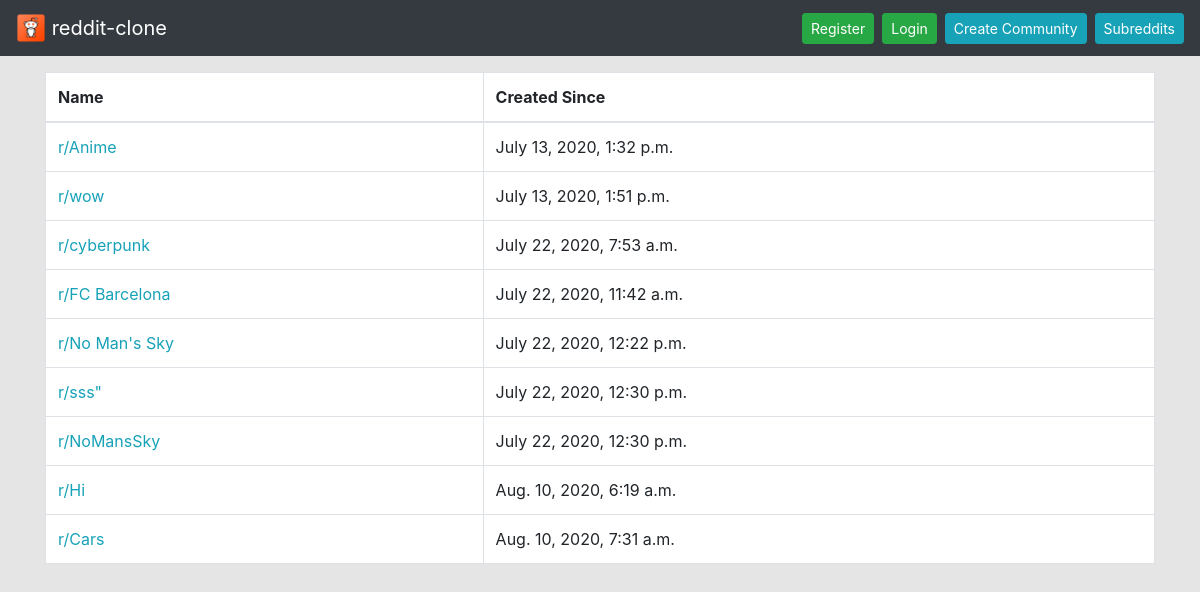
/r/, run on the app's committed database.
### subreddits/models.py (models this page shows)
class Subreddit(models.Model):
    name = models.CharField(max_length=30, unique=True)
    url_name = models.CharField(max_length=30, default=None)
    date_created = models.DateTimeField(default=timezone.now)

### subreddits/views.py (the view)
# urls.py: path('', views.index, name='index'),
def index(request):
    subs = Subreddit.objects.all()
    return render(request, 'subreddits/index.html', context={'subs': subs})

### subreddits/templates/subreddits/index.html
{% extends 'base.html' %}
{% block content %}
 <table class="table table-bordered table-hover bg-white mt-3">
    <thead>
      <tr>
        <th>Name</th>
        <th>Created Since</th>
      </tr>
    </thead>
    <tbody>
      {% for subr in subs %}
        <tr>
          <td>
            <a href="{% url 'subreddits:subr_view' subr.url_name %}" class="text-info">r/{{ subr.name }}</a>
          </td>
          <td>{{ subr.date_created }}</td>
        </tr>
      {% endfor %}
    </tbody>
  </table>
{% endblock %}

### templates/base.html (shortened to what this page needs)
<!doctype html>
<html lang="en">
  <head>
    <link rel="stylesheet" href="https://stackpath.bootstrapcdn.com/bootstrap/4.5.0/css/bootstrap.min.css">
    {% load static %}
    <link rel="stylesheet" href="{% static 'reddit-clone/css/base.css' %}">
  </head>
  <body>
    <nav class="navbar navbar-dark bg-dark">
      <a class="navbar-brand" href="{% url 'homepage' %}">
        <img src="{% static 'reddit-clone/icon/Reddit.ico' %}" width="30" height="30" class="d-inline-block align-top" alt="" loading="lazy">
        reddit-clone
      </a>
      <form class="form-inline">
        {% if not request.user.is_authenticated %}
          <button type="button" class="btn btn-sm btn-success ml-2" onclick="location.href='{% url 'register_view' %}'">Register</button>
          <button type="button" class="btn btn-sm btn-success ml-2" onclick="location.href='{% url 'login_view' %}'">Login</button>
        {% endif %}
        <button type="button" class="btn btn-sm btn-info ml-2" onclick="location.href='{% url 'subreddits:subr_creation_form' %}'">Create Community</button>
        <button type="button" class="btn btn-sm btn-info ml-2" onclick="location.href='{% url 'subreddits:index' %}'">Subreddits</button>
      </form>
    </nav>
    <main class="container">
      {% block content %}
      {% endblock %}
    </main>
  </body>
</html>

### static/reddit-clone/css/base.css (style rules this page uses)
body { background-color: #e5e5e5; }

### data on the page
Subreddit: name "Anime", date_created "July 13, 2020, 1:32 p.m."
Subreddit: name "wow", date_created "July 13, 2020, 1:51 p.m."
Subreddit: name "cyberpunk", date_created "July 22, 2020, 7:53 a.m."
Subreddit: name "FC Barcelona", date_created "July 22, 2020, 11:42 a.m."
Subreddit: name "No Man's Sky", date_created "July 22, 2020, 12:22 p.m."
Subreddit: name "sss\"", date_created "July 22, 2020, 12:30 p.m."
Subreddit: name "NoMansSky", date_created "July 22, 2020, 12:30 p.m."
Subreddit: name "Hi", date_created "Aug. 10, 2020, 6:19 a.m."
Subreddit: name "Cars", date_created "Aug. 10, 2020, 7:31 a.m."
